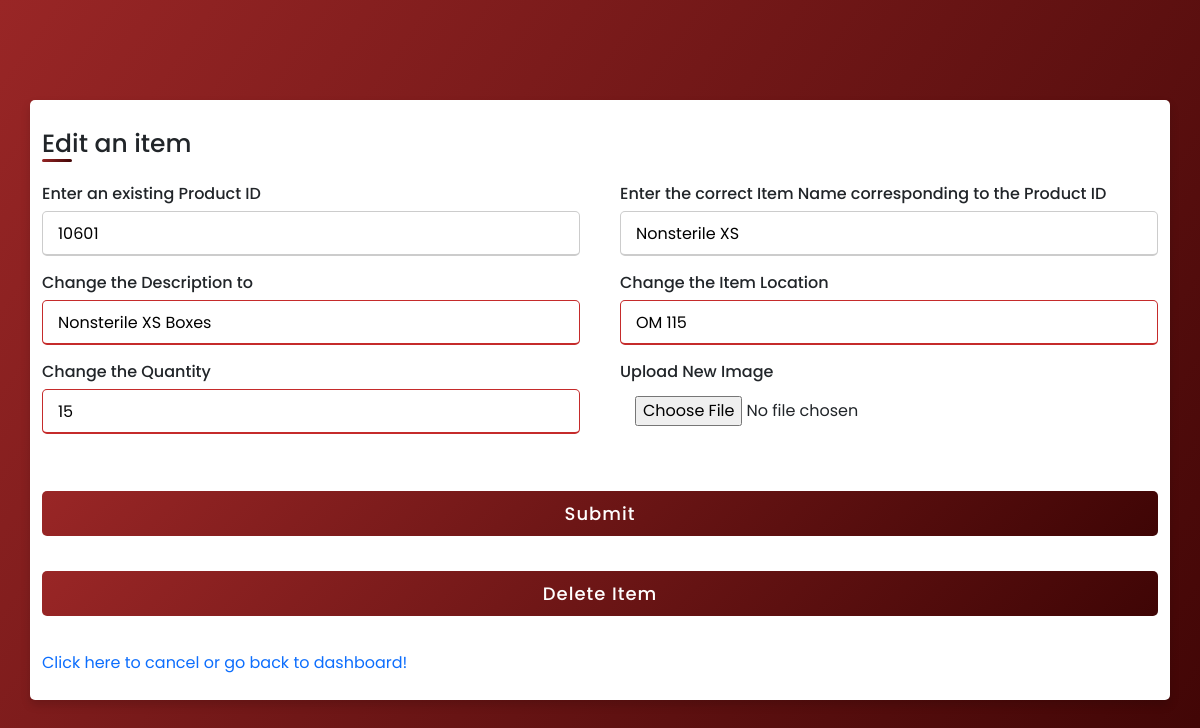
Page /user/Inventory/Edit_Check/2 (signed in) on the committed database.
### website/models.py (models this page shows)
class Inventory(db.Model):
    id = db.Column(db.Integer, primary_key=True)
    product_id = db.Column(db.String(5), unique=True)
    product_name = db.Column(db.String(26))
    date_added = db.Column(db.DateTime(timezone=True), default=func.now())
    desc=db.Column(db.String(200))
    i_loc=db.Column(db.String(200))
    quantity= db.Column(db.Integer)
    group= db.Column(db.String(26))
    subgroup=db.Column(db.String(26))
    dispose=db.Column(db.Boolean)
    tracklow=db.Column(db.Boolean)
    lownum=db.Column(db.Integer)
    Creator = db.Column(db.Integer, db.ForeignKey('user.id', ondelete="CASCADE"),nullable=False) ##foreign key relationship //id of who added it.

### website/views.py (the view)
@views.route("/user/Inventory/Edit_Check/<id>")
@login_required
def edit_check(id):
    if session.get("id",None) is not None:
        product = Inventory.query.filter_by(id = id).first()
        return render_template("edit.html",user=current_user, data = product)
    else:
        flash("You do not have access to this page!", category="error")
        return redirect(url_for('views.home'))

### website/templates/edit.html (shortened to what this page needs)
<!DOCTYPE html>
<html lang="en" dir="ltr">
  <head>
    <link rel= "stylesheet" type= "text/css" href= "{{ url_for('static',filename='styles1.css') }}">
    <link href="https://cdn.jsdelivr.net/npm/bootstrap@5.1.3/dist/css/bootstrap.min.css" rel="stylesheet">
   </head>
<body>
  <div class="container">
    <div class="title">Edit an item</div>
    <div class="content">
      {% if session['ISstaff'] and session['id'] %}
      <form action="/user/Inventory/Edit" method="POST" enctype="multipart/form-data">
         <div class="user-details">
          {% if data %}
          <div class="input-box">
            <span class="details">Enter an existing Product ID</span>
            <input type="text" id="product_id" name ="product_id" placeholder={{data.product_id}} value={{data.product_id}} required readonly>
          </div>
          <div class="input-box">
            <span class="details">Enter the correct Item Name corresponding to the Product ID</span>
            <input type="text" id="product_name" name ="product_name" placeholder={{data.product_name}} value="{{data.product_name}}" required readonly>
          </div>
          <div class="input-box">
            <span class="details">Change the Description to </span>
            <input type="text"  id="desc" name ="desc" placeholder={{data.desc}} value="{{data.desc}}" required>
          </div>
          <div class="input-box">
            <span class="details">Change the Item Location</span>
            <input type="text"  id="i_loc" name ="i_loc" placeholder={{data.i_loc}} value="{{data.i_loc}}" required>
          </div>
          <div class="input-box">
            <span class="details">Change the Quantity</span>
            <input type="text"  id="quantity" name ="quantity" placeholder={{data.quantity}} value={{data.quantity}} required>
          </div>
          <div class="input-box2">
            <span class="details">Upload New Image</span>
            <input type="file" name="file" autocomplete="off">
          </div>
          {% endif %}
        </div>
        <div class="button">
          <input type="submit" name="submit_button" value="Submit">
        </div>
        <div class = "button">
          <input type="submit" name="submit_button" value="Delete Item">
        </div>
        <div>
            <a style="text-decoration:none" style="align-items:center" href="{{url_for('views.user')}}">Click here to cancel or go back to dashboard!</a>
        </div>
      {% else %}
        <div>
          <a style="text-decoration:none" style="align-items:center" href="{{url_for('views.user')}}">You don't have access to edit an item!</a>
      </div>
      {% endif %}
      </form>
    </div>
  </div>
</body>
</html>

### website/static/styles1.css (style rules this page uses)
* { margin: 0; padding: 0; box-sizing: border-box; font-family: 'Poppins',sans-serif; }
body { height: 100vh; display: flex; justify-content: center; align-items: center; padding: 10px; background: linear-gradient(125deg, #992626, #3f0505); }
.container { max-width: 700px; width: 100%; background-color: #fff; padding: 25px 30px; border-radius: 5px; box-shadow: 0 5px 10px rgba(0,0,0,0.15); }
.container .title { font-size: 25px; font-weight: 500; position: relative; }
.container .title::before { content: ""; position: absolute; left: 0; bottom: 0; height: 3px; width: 30px; border-radius: 5px; background: linear-gradient(135deg, #992626, #3f0505); }
.content form .user-details { display: flex; flex-wrap: wrap; justify-content: space-between; margin: 20px 0 12px 0; }
form .user-details .input-box { margin-bottom: 15px; width: calc(100% / 2 - 20px); }
form .input-box span.details { display: block; font-weight: 500; margin-bottom: 5px; }
.user-details .input-box input { height: 45px; width: 100%; outline: none; font-size: 16px; border-radius: 5px; padding-left: 15px; border: 1px solid #ccc; border-bottom-width: 2px; transition: all 0.3s ease; }
form .user-details .input-box2 { margin-bottom: 15px; width: calc(100% / 2 - 20px); }
form .input-box2 span.details { display: block; font-weight: 500; margin-bottom: 12px; }
.user-details .input-box2 input { height: 45px; width: 100%; outline: none; font-size: 16px; border-radius: 5px; padding-left: 15px; border-bottom-width: 2px; transition: all 0.3s ease; }
.user-details .input-box input:focus, .user-details .input-box input:valid { border-color: #c52b2b; }
form .button { height: 45px; margin: 35px 0 }
form .button input { height: 100%; width: 100%; border-radius: 5px; border: none; color: #fff; font-size: 18px; font-weight: 500; letter-spacing: 1px; cursor: pointer; transition: all 0.3s ease; background: linear-gradient(135deg, #992626, #3f0505); }

### rows in the picture
Inventory: product_id "10601", product_name "Nonsterile XS", desc "Nonsterile XS Boxes", i_loc "OM 115", quantity "15"
